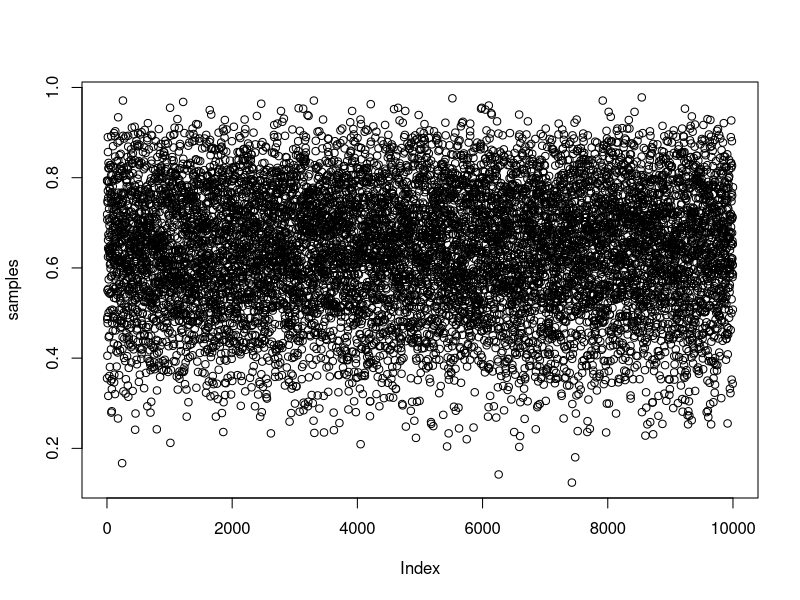

The R script that drew this image:


## construct posterior
p_grid <- seq(0,1,length.out=1000)
prob_p <- rep(1,1000)
prob_data <- dbinom(6,9,prob=p_grid)
posterior <- prob_data*prob_p

## generate samples with 10k draws from posterior
samples <- sample(p_grid,prob=posterior,size=10000,replace=TRUE)

plot(samples)
